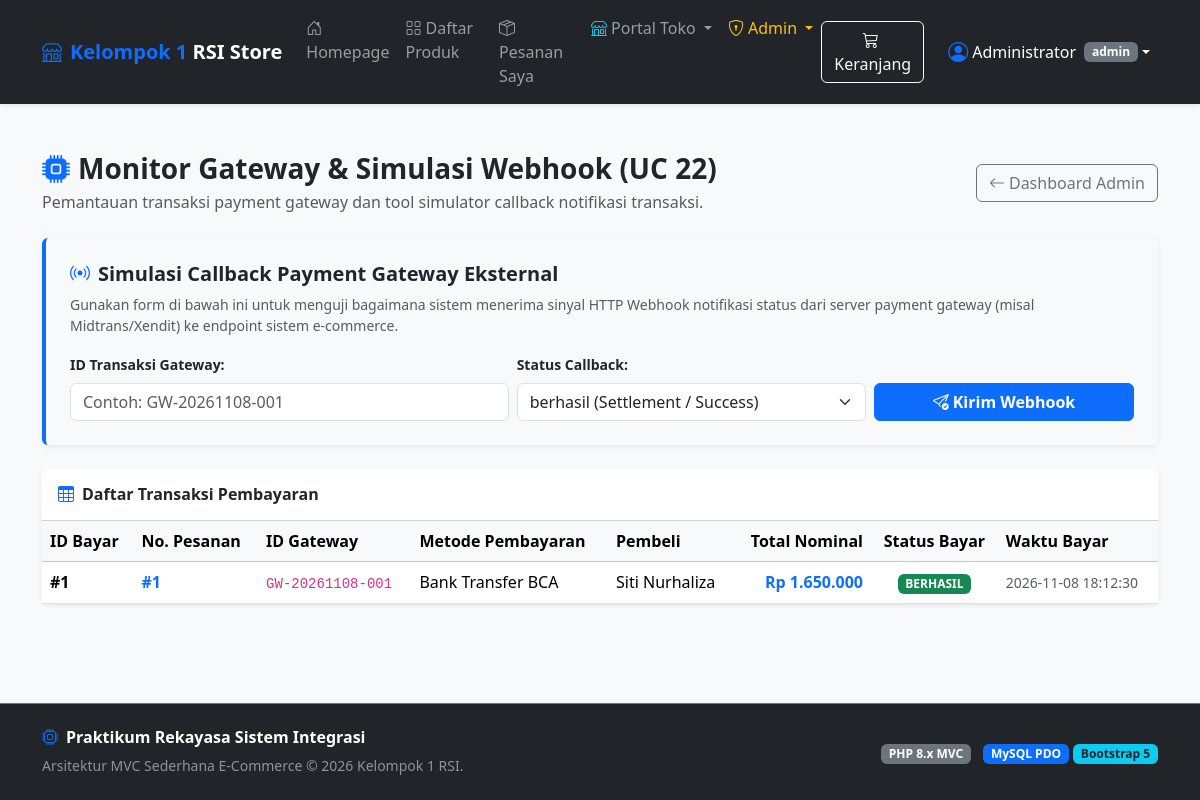
The app's page /admin/transaksi (signed in) with its own data.
### tables this page shows
CREATE TABLE `pembayaran` (
  `id_pembayaran` INT AUTO_INCREMENT PRIMARY KEY,
  `id_pesanan` INT NOT NULL,
  `id_transaksi_gateway` VARCHAR(100) DEFAULT NULL,
  `metode` VARCHAR(50) NOT NULL,
  `status_bayar` ENUM('pending', 'berhasil', 'gagal') NOT NULL DEFAULT 'pending',
  `tgl_bayar` DATETIME NOT NULL DEFAULT CURRENT_TIMESTAMP,
  CONSTRAINT `fk_pembayaran_pesanan` FOREIGN KEY (`id_pesanan`) 
    REFERENCES `pesanan` (`id_pesanan`) ON DELETE CASCADE ON UPDATE CASCADE
);

CREATE TABLE `user` (
  `id_user` INT AUTO_INCREMENT PRIMARY KEY,
  `nama` VARCHAR(100) NOT NULL,
  `email` VARCHAR(100) NOT NULL UNIQUE,
  `password` VARCHAR(255) NOT NULL,
  `role` ENUM('pembeli', 'penjual', 'admin') NOT NULL DEFAULT 'pembeli',
  `tgl_daftar` DATETIME NOT NULL DEFAULT CURRENT_TIMESTAMP
);

CREATE TABLE `pesanan` (
  `id_pesanan` INT AUTO_INCREMENT PRIMARY KEY,
  `id_user` INT NOT NULL,
  `alamat_pengiriman` TEXT NOT NULL,
  `status_pesanan` ENUM('menunggu_pembayaran', 'diproses', 'dikirim', 'selesai', 'dibatalkan') 
    NOT NULL DEFAULT 'menunggu_pembayaran',
  `tgl_pesanan` DATETIME NOT NULL DEFAULT CURRENT_TIMESTAMP,
  `total_harga` DECIMAL(12,2) NOT NULL DEFAULT 0.00,
  CONSTRAINT `fk_pesanan_user` FOREIGN KEY (`id_user`) 
    REFERENCES `user` (`id_user`) ON DELETE RESTRICT ON UPDATE CASCADE
);

### app/controllers/AdminController.php (called while the page is built, shortened)
<?php
class AdminController extends Controller
{
    private $pembayaranModel;
    public function __construct()
    {
        $this->pembayaranModel = $this->model('PembayaranModel');
    }
    public function transaksi()
    {
        $transaksi = $this->pembayaranModel->getAllPembayaran();
        $data = [
            'title' => 'Monitor Transaksi & Simulasi Payment Gateway',
            'transaksi' => $transaksi
        ];
        $this->view('admin/transaksi', $data);
    }
}

### app/core/App.php (called while the page is built, shortened)
<?php
class App
{
    protected $method = 'index';
    public function __construct()
    {
        $url = $this->parseUrl();
        if (!empty($url[0])) {
            $controllerName = ucfirst(strtolower($url[0])) . 'Controller';
            if (file_exists(__DIR__ . '/../controllers/' . $controllerName . '.php')) {
                unset($url[0]);
            }
        }
        $this->controller = new $this->controller;
        if (isset($url[1])) {
            if (method_exists($this->controller, $url[1])) {
                $this->method = $url[1];
                unset($url[1]);
            }
        }
        $this->params = $url ? array_values($url) : [];
        call_user_func_array([$this->controller, $this->method], $this->params);
    }
    public function parseUrl()
    {
        if (isset($_GET['url']) && !empty($_GET['url'])) {
            $url = rtrim($_GET['url'], '/');
            $url = filter_var($url, FILTER_SANITIZE_URL);
            return explode('/', $url);
        }
        return [];
    }
}

### public/index.php (called while the page is built, shortened)
<?php
require_once __DIR__ . '/../app/core/App.php';
require_once __DIR__ . '/../app/core/Controller.php';
require_once __DIR__ . '/../app/core/Database.php';
$app = new App();

### app/core/Database.php (called while the page is built, shortened)
<?php
class Database
{
    private $host = DB_HOST;
    private $user = DB_USER;
    private $pass = DB_PASS;
    private $db_name = DB_NAME;
    private $dbh;
    private $stmt;
    public function __construct()
    {
        $dsn = 'mysql:host=' . $this->host . ';dbname=' . $this->db_name . ';charset=utf8mb4';
        $options = [
            PDO::ATTR_PERSISTENT => true,
            PDO::ATTR_ERRMODE => PDO::ERRMODE_EXCEPTION,
            PDO::ATTR_DEFAULT_FETCH_MODE => PDO::FETCH_ASSOC
        ];
        try {
            $this->dbh = new PDO($dsn, $this->user, $this->pass, $options);
        } catch (PDOException $e) {
            $this->error = $e->getMessage();
            $this->dbh = null;
        }
    }
    public function isConnected()
    {
        return $this->dbh !== null;
    }
    public function query($query)
    {
        $this->stmt = $this->dbh->prepare($query);
        return true;
    }
    public function execute()
    {
        return $this->stmt->execute();
    }
    public function resultSet()
    {
        if (!$this->execute()) {
            return [];
        }
        return $this->stmt->fetchAll();
    }
}

### app/models/PembayaranModel.php (called while the page is built, shortened)
<?php
class PembayaranModel
{
    private $db;
    private $table = 'pembayaran';
    public function __construct()
    {
        $this->db = new Database();
    }
    public function getAllPembayaran()
    {
        try {
            $this->db->query("SELECT pb.*, p.total_harga, u.nama AS nama_pembeli
                              FROM {$this->table} pb
                              JOIN pesanan p ON pb.id_pesanan = p.id_pesanan
                              JOIN user u ON p.id_user = u.id_user
                              ORDER BY pb.id_pembayaran DESC");
            return $this->db->resultSet();
        } catch (Exception $e) {
            return [];
        }
    }
}

### app/views/admin/transaksi.php (the view, shortened to what this page needs)
<?php require_once __DIR__ . '/../templates/header.php'; ?>
<div class="container py-4">
    <div class="d-flex justify-content-between align-items-center mb-4">
        <div>
            <h3 class="fw-bold mb-1"><i class="bi bi-cpu-fill me-2 text-primary"></i>Monitor Gateway & Simulasi Webhook (UC 22)</h3>
            <p class="text-muted mb-0">Pemantauan transaksi payment gateway dan tool simulator callback notifikasi transaksi.</p>
        </div>
        <a href="<?= BASE_URL ?>/admin" class="btn btn-outline-secondary">
            <i class="bi bi-arrow-left me-1"></i>Dashboard Admin
        </a>
    </div>
    <div class="card shadow-sm border-0 mb-4 bg-light border-start border-primary border-4">
        <div class="card-body p-4">
            <h5 class="fw-bold text-dark mb-2"><i class="bi bi-broadcast me-2 text-primary"></i>Simulasi Callback Payment Gateway Eksternal</h5>
            <p class="text-muted small mb-3">Gunakan form di bawah ini untuk menguji bagaimana sistem menerima sinyal HTTP Webhook notifikasi status dari server payment gateway (misal Midtrans/Xendit) ke endpoint sistem e-commerce.</p>
            <form action="<?= BASE_URL ?>/admin/simulasi_callback" method="POST" class="row g-2 align-items-end">
                <div class="col-md-5">
                    <label class="form-label small fw-bold">ID Transaksi Gateway:</label>
                    <input type="text" name="id_transaksi_gateway" class="form-control" placeholder="Contoh: GW-20261108-001" required>
                </div>
                <div class="col-md-4">
                    <label class="form-label small fw-bold">Status Callback:</label>
                    <select name="status_bayar" class="form-select">
                        <option value="berhasil">berhasil (Settlement / Success)</option>
                    </select>
                </div>
                <div class="col-md-3">
                    <button type="submit" class="btn btn-primary w-100 fw-bold">
                        <i class="bi bi-send-check me-1"></i>Kirim Webhook
                    </button>
                </div>
            </form>
        </div>
    </div>
    <div class="card shadow-sm border-0">
        <div class="card-header bg-white py-3">
            <h6 class="fw-bold mb-0"><i class="bi bi-table me-2 text-primary"></i>Daftar Transaksi Pembayaran</h6>
        </div>
        <div class="card-body p-0">
            <div class="table-responsive">
                <table class="table table-hover align-middle mb-0">
                    <thead class="table-light">
                        <tr>
                            <th>ID Bayar</th>
                            <th>No. Pesanan</th>
                            <th>ID Gateway</th>
                            <th>Metode Pembayaran</th>
                            <th>Pembeli</th>
                            <th class="text-end">Total Nominal</th>
                            <th class="text-center">Status Bayar</th>
                            <th>Waktu Bayar</th>
                        </tr>
                    </thead>
                    <tbody>
                        <?php if (empty($data['transaksi'])): ?>
                            <tr>
                                <td colspan="8" class="text-center py-5 text-muted">Belum ada transaksi pembayaran.</td>
                            </tr>
                        <?php else: ?>
                            <?php foreach ($data['transaksi'] as $trx): ?>
                                <?php
                                    $st = $trx['status_bayar'];
                                    $badge = ($st === 'berhasil') ? 'bg-success' : (($st === 'gagal') ? 'bg-danger' : 'bg-warning text-dark');
                                ?>
                                <tr>
                                    <td class="fw-bold">#<?= htmlspecialchars($trx['id_pembayaran']) ?></td>
                                    <td>
                                        <a href="<?= BASE_URL ?>/pesanan/lacak/<?= htmlspecialchars($trx['id_pesanan']) ?>" class="fw-bold text-decoration-none">
                                            #<?= htmlspecialchars($trx['id_pesanan']) ?>
                                        </a>
                                    </td>
                                    <td><code><?= htmlspecialchars($trx['id_transaksi_gateway'] ?? 'Manual Transfer') ?></code></td>
                                    <td><?= htmlspecialchars($trx['metode']) ?></td>
                                    <td><?= htmlspecialchars($trx['nama_pembeli'] ?? '-') ?></td>
                                    <td class="text-end fw-bold text-primary">Rp <?= number_format($trx['total_harga'] ?? 0, 0, ',', '.') ?></td>
                                    <td class="text-center">
                                        <span class="badge <?= $badge ?> text-uppercase"><?= htmlspecialchars($st) ?></span>
                                    </td>
                                    <td><small class="text-muted"><?= htmlspecialchars($trx['tgl_bayar']) ?></small></td>
                                </tr>
                            <?php endforeach; ?>
                        <?php endif; ?>
                    </tbody>
                </table>
            </div>
        </div>
    </div>
</div>
<?php require_once __DIR__ . '/../templates/footer.php'; ?>

### public/css/style.css (style rules this page uses)
body { font-family: system-ui, -apple-system, "Segoe UI", Roboto, "Helvetica Neue", Arial, sans-serif; color: #212529; }

### records on screen
pembayaran: id_pembayaran "1", id_pesanan "1", id_transaksi_gateway "GW-20261108-001", metode "Bank Transfer BCA", user.nama "Siti Nurhaliza", id_pesanan.total_harga "1.650.000", status_bayar "BERHASIL", tgl_bayar "2026-11-08 18:12:30"

### other values on screen
$_SESSION['user']['nama'] "Administrator"
$_SESSION['user']['role'] "admin"
